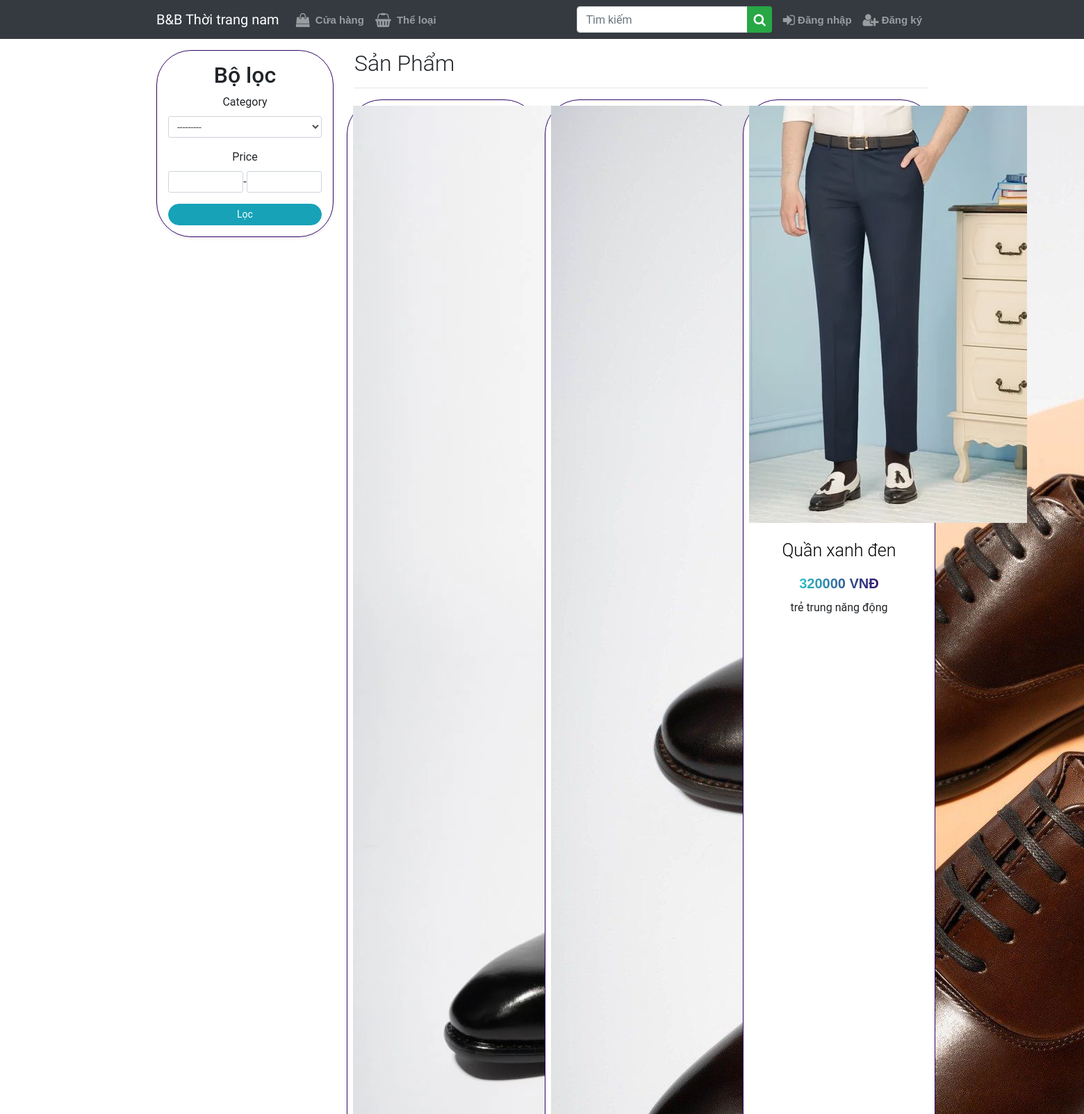
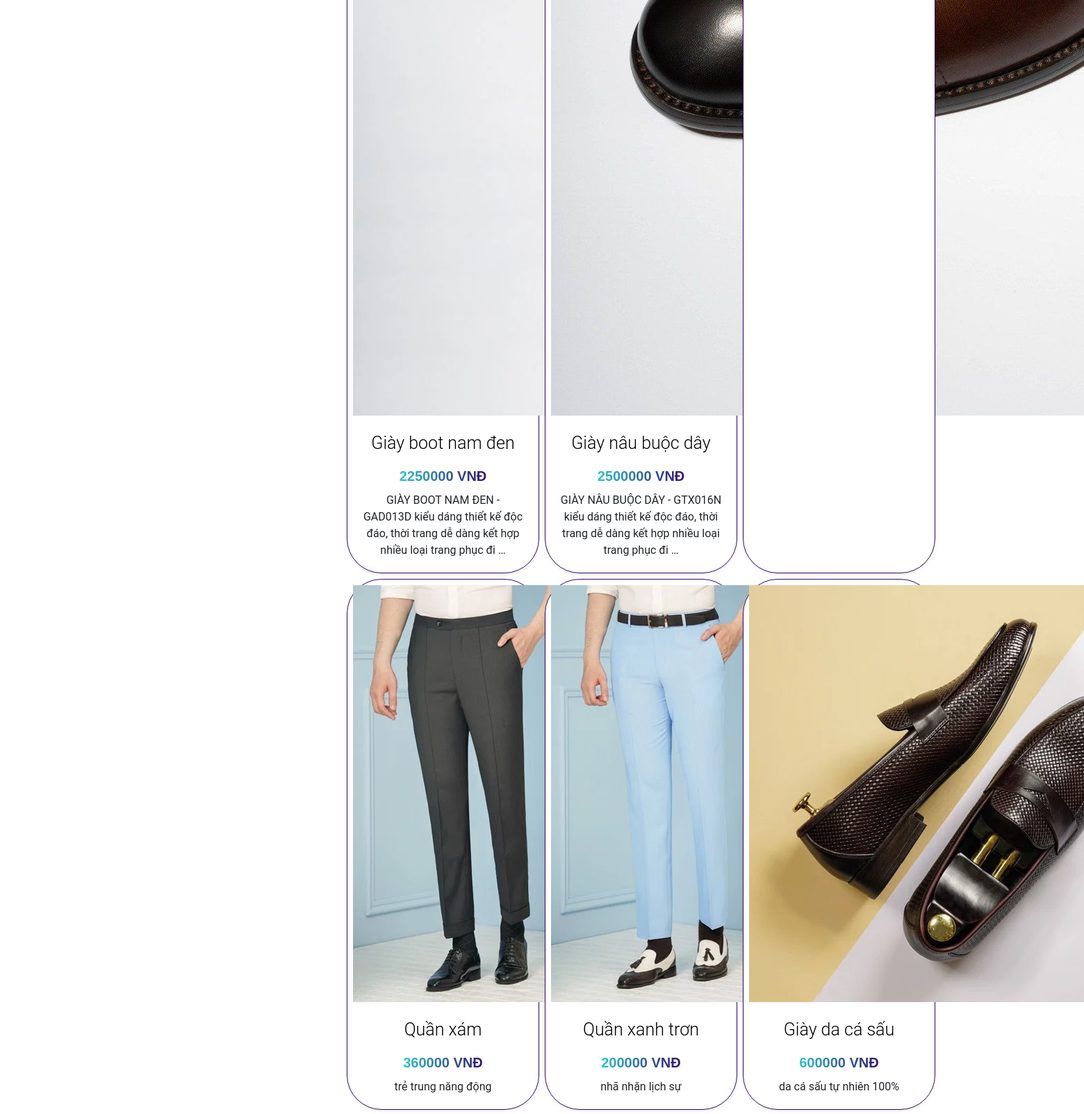
The page / (upper part) on the database its author committed (2 pictures, top to bottom).
### store/models.py (models this page shows, shortened)
class Product(models.Model):
    category = models.ForeignKey(
        Category, on_delete=models.CASCADE, related_name='products')
    name = models.CharField(max_length=100, null=False, blank=False)
    slug = models.SlugField(unique_for_date='created')
    description = models.TextField(null=False, blank=False)
    price = models.IntegerField(null=False)
    created = models.DateTimeField(auto_now_add=True)
    updated = models.DateTimeField(auto_now=True)
    image = models.ImageField(upload_to='media/products/%Y/%m/%d/', blank=True)
    availibility = models.BooleanField(null=False, default=True)
    class Meta:
        index_together = ('id', 'slug')
        ordering = ('-created',)

### store/views.py (the view)
# urls.py: path('', views.ProductList.as_view(), name='product_list'),
class ProductList(FilterView):
    model = Product
    queryset = Product.objects.all()
    paginate_by = 20
    filterset_class = ProductFilter
    context_object_name = 'products'
    template_name = 'store/product_list.html'
    def get_queryset(self):
        qs = super().get_queryset()
        if 'category_slug' in self.kwargs:
            qs = qs.filter(category__slug=self.kwargs['category_slug'])
        return qs
    def get_context_data(self, **kwargs):
        context = super().get_context_data(**kwargs)
        return context

### cart/cart.py (called while the page is built)
def cart_preprocessor(request):
    return {'cart': Cart(request)}

### store/models.py (called while the page is built)
    def __str__(self):
        return self.name

### store/templates/store/product_list.html (shortened to what this page needs)
{% extends 'base.html' %} {% load crispy_forms_tags %} {% load thumbnail %}
{%block content %}
<div class="row mt-3">
  <div class="col-lg-3 col-md-6 col-12 mb-3">
    <div class="card card-body p-3 shadow-sm sticky-top">
      <h2>Bộ lọc</h2>
      <form class="filter-form">
        {{filter.form|crispy}}
        <button id='btnloc' class="btn btn-info btn-block btn-sm" type="submit">
          Lọc
        </button>
      </form>
    </div>
  </div>
  <div class="col-lg-9 col-md-6 col-12">
    <h2 class="font-weight-light mb-2">Sản Phẩm</h2>
    <hr />
    <div  class="row">
      {% for product in products %}
      <div class="col-lg-4 col-12 mb-2 px-sm-1">
        <div class="card shadow-sm h-100">
          <img
            src="{% thumbnail product.image 0x150 %}"
            alt="No Image"
            class="img-aspect p-2"
          />
          <div class="card-body">
            <h3 class="card-subtitle font-weight-light">
              <p >
                <a id='tensanpham' href="{% url 'store:product_details' product.slug %}">{{product.name}}</a>
              </p>
            </h3>
            <h4 class="card-text">
              <span id='giasanpham' class="badge badge-warning">{{product.price}} VNĐ</span>
            </h4>
            <p class="card-text">{{product.description|truncatewords:23 }}</p>
          </div>
        </div>
      </div>
      {% empty %}
      <div class="col-12 text-center">
        <h3 class="font-weight-light my-4 py-4">Không tìm thấy sản phẩm.</h3>
      </div>
      {% endfor %}
    </div>
  </div>
</div>
{% endblock content %}

### accounts/templates/base.html (shortened to what this page needs)
{% load static %}
<!DOCTYPE html>
<html lang="en">
  <head>
    <link
      rel="stylesheet"
      href="https://stackpath.bootstrapcdn.com/bootstrap/4.4.1/css/bootstrap.min.css"
    />
    <link
      rel="stylesheet"
      href="https://stackpath.bootstrapcdn.com/font-awesome/4.7.0/css/font-awesome.min.css"
    />
    <link rel="stylesheet" href="{% static 'css/styles.css' %}" />
  </head>
  <body>
    <nav class="navbar navbar-dark bg-dark navbar-expand-lg">
      <div class="container">
        <a id="namestore" href="" class="navbar-brand">B&B Thời trang nam</a>
        <div class="collapse navbar-collapse" id="navigation">
          <ul class="navbar-nav">
            <li class="nav-item">
              <a
                id="navb"
                href="{% url 'store:product_list' %}"
                class="nav-link"
              >
                <i class="fa fa-shopping-bag fa-lg mr-1"></i> Cửa hàng
              </a>
            </li>
            <li class="nav-item">
              <a
                id="navb"
                href="{% url 'store:categories_list' %}"
                class="nav-link"
              >
                <i class="fa fa-shopping-basket fa-lg mr-1"></i> Thể loại
              </a>
            </li>
          </ul>
          <form action="/" class="inline-form mr-md-2 ml-auto">
            <div class="input-group">
              <input
                required
                type="text"
                name="name"
                placeholder="Tìm kiếm"
                class="form-control"
              />
              <div class="input-group-append">
                <button type="submit" class="btn-success btn btn-sm">
                  <i class="fa fa-search fa-lg"></i>
                </button>
              </div>
            </div>
          </form>
          <ul class="navbar-nav">
            {% if user.is_authenticated %}
            <li class="nav-item">
              <a href="{% url 'orders:my' %}" class="nav-link">
                <i class="fa fa-truck fa-lg mr-1"></i> Đơn hàng
              </a>
            </li>
            <li class="nav-item">
              <a href="{% url 'cart:cart_details' %}" class="nav-link">
                <i class="fa fa-shopping-cart fa-lg"></i>
                <span class="badge badge-secondary">
                  {% if cart %} {{cart|length}} {% else %} 0 {% endif%}
                </span>
              </a>
            </li>
            <li class="nav-item dropdown">
              <a
                href="#"
                class="nav-link dropdown-toggle mb-0"
                data-toggle="dropdown"
              >
                {{request.user}}
              </a>
              <div class="dropdown-menu">
                <a href="{% url 'profile'%}" class="dropdown-item"
                  >Thông tin cá nhân</a
                >
                <a href="{% url 'password_change'%}" class="dropdown-item">
                  Đổi mật khẩu
                </a>
                <a href="{% url 'logout' %}" class="dropdown-item">Đăng xuất</a>
              </div>
            </li>
            {% else %}
            <li class="nav-item">
              <a id="navb" href="{% url 'login' %}" class="nav-link">
                <i class="fa fa-sign-in fa-lg"></i> Đăng nhập
              </a>
            </li>
            <li class="nav-item">
              <a id="navb" href="{% url 'register' %}" class="nav-link">
                <i class="fa fa-user-plus fa-lg"></i> Đăng ký
              </a>
            </li>
            {% endif %}
          </ul>
        </div>
      </div>
    </nav>
    <div class="container">
       {% block content %} {% endblock content %}
    </div>
  </body>
</html>

### static/css/styles.css (style rules this page uses)
body { font-family: "Roboto"; }
#navb { font-weight: bold; font-family: "Montserrat", Arial, sans-serif; font-size: 15px; line-height: 1.4; }
#tensanpham { font-size: 25px; color: black; }
.card-body { text-align: center; }
.input-group { border-radius: 100px; }
.card { border-radius: 50px; border-color: #330867; }
#btnloc { border-radius: 50px; }
#giasanpham { background: linear-gradient(to right, #30CFD0 0%, #330867 100%); -webkit-background-clip: text; -webkit-text-fill-color: transparent; background-color: white; font-size: 20px; font-family: 'Poppins', sans-serif; }
#namestore { font-family: "Rochester", cursive; font-weight: 400; font-style: normal; }
.img-aspect { width: auto; margin: 0 auto; }

### rows shown on the page
Product: name "Giày boot nam đen", price "2250000", description "GIÀY BOOT NAM ĐEN - GAD013D kiểu dáng thiết kế độc đáo, thời trang dễ dàng kết hợp nhiều loại trang phục đi …"
Product: name "Giày nâu buộc dây", price "2500000", description "GIÀY NÂU BUỘC DÂY - GTX016N kiểu dáng thiết kế độc đáo, thời trang dễ dàng kết hợp nhiều loại trang phục đi …"
Product: image (picture), name "Quần xanh đen", price "320000", description "trẻ trung năng động"
Product: image (picture), name "Quần xám", price "360000", description "trẻ trung năng động"
Product: image (picture), name "Quần xanh trơn", price "200000", description "nhã nhặn lịch sự"
Product: image (picture), name "Giày da cá sấu", price "600000", description "da cá sấu tự nhiên 100%"
